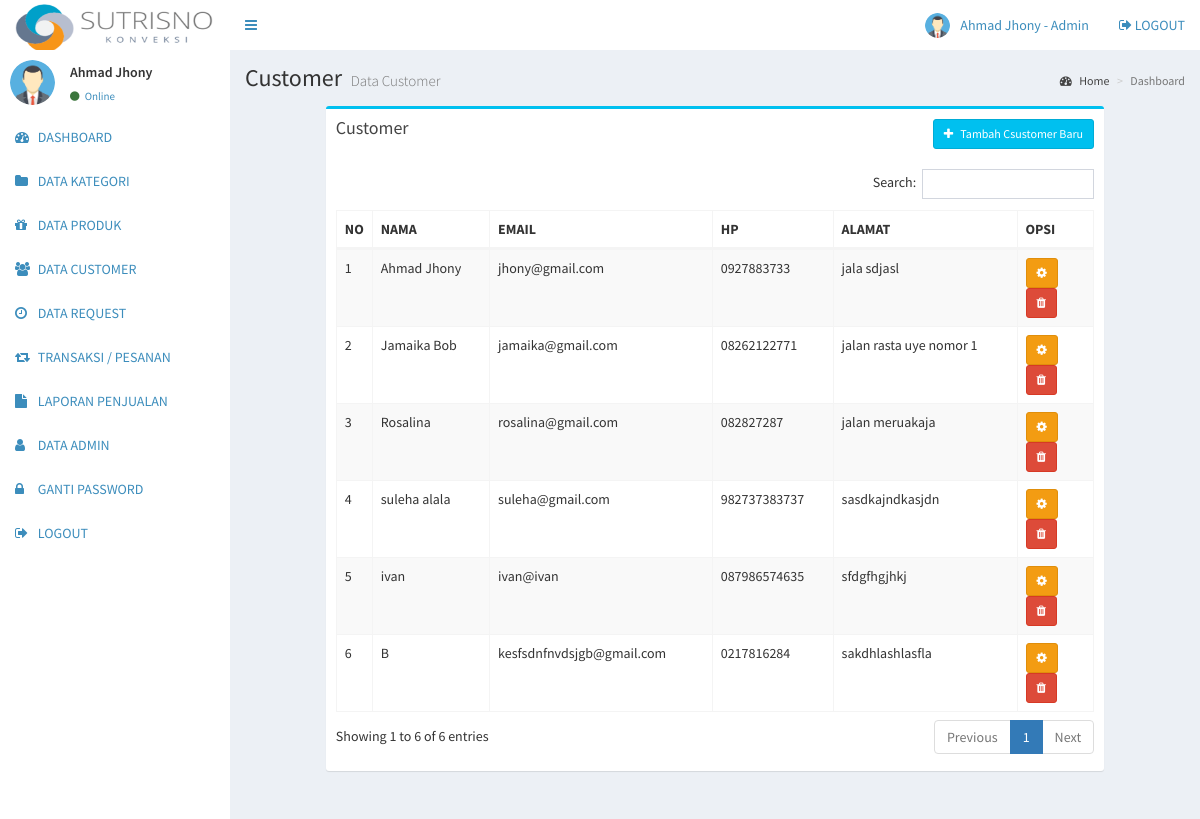
The page /admin/customer.php (signed in) on the database its author committed.
### tables this page shows
CREATE TABLE `customer` (
  `customer_id` int NOT NULL,
  `customer_nama` varchar(255) NOT NULL,
  `customer_email` varchar(255) NOT NULL,
  `customer_hp` varchar(20) NOT NULL,
  `customer_alamat` text NOT NULL,
  `customer_password` varchar(255) NOT NULL
);

### admin/customer.php (the view)
<?php include 'header.php'; ?>
<div class="content-wrapper">
  <section class="content-header">
    <h1>
      Customer
      <small>Data Customer</small>
    </h1>
    <ol class="breadcrumb">
      <li><a href="#"><i class="fa fa-dashboard"></i> Home</a></li>
      <li class="active">Dashboard</li>
    </ol>
  </section>
  <section class="content">
    <div class="row">
      <section class="col-lg-10 col-lg-offset-1">
        <div class="box box-info">
          <div class="box-header">
            <h3 class="box-title">Customer</h3>
            <a href="customer_tambah.php" class="btn btn-info btn-sm pull-right"><i class="fa fa-plus"></i> &nbsp Tambah Csustomer Baru</a>
          </div>
          <div class="box-body">
            <div class="table-responsive">
              <table class="table table-bordered table-striped" id="table-datatable">
                <thead>
                  <tr>
                    <th width="1%">NO</th>
                    <th>NAMA</th>
                    <th>EMAIL</th>
                    <th>HP</th>
                    <th>ALAMAT</th>
                    <th width="10%">OPSI</th>
                  </tr>
                </thead>
                <tbody>
                  <?php
                  include '../koneksi.php';
                  $no=1;
                  $data = mysqli_query($koneksi,"SELECT * FROM customer");
                  while($d = mysqli_fetch_array($data)){
                    ?>
                    <tr>
                      <td><?php echo $no++; ?></td>
                      <td><?php echo $d['customer_nama']; ?></td>
                      <td><?php echo $d['customer_email']; ?></td>
                      <td><?php echo $d['customer_hp']; ?></td>
                      <td><?php echo $d['customer_alamat']; ?></td>
                      <td>
                        <a class="btn btn-warning btn-sm" href="customer_edit.php?id=<?php echo $d['customer_id'] ?>"><i class="fa fa-cog"></i></a>
                        <a class="btn btn-danger btn-sm" href="customer_hapus_konfir.php?id=<?php echo $d['customer_id'] ?>"><i class="fa fa-trash"></i></a>
                      </td>
                    </tr>
                    <?php
                  }
                  ?>
                </tbody>
              </table>
            </div>
          </div>
        </div>
      </section>
    </div>
  </section>
</div>
<?php include 'footer.php'; ?>

### admin/header.php (shortened to what this page needs)
<!DOCTYPE html>
<html>
<head>
  <link rel="stylesheet" href="../assets/bower_components/bootstrap/dist/css/bootstrap.min.css">
  <link rel="stylesheet" href="../assets/bower_components/font-awesome/css/font-awesome.min.css">
  <link rel="stylesheet" href="../assets/bower_components/Ionicons/css/ionicons.min.css">
  <link rel="stylesheet" href="../assets/dist/css/AdminLTE.min.css">
  <link rel="stylesheet" href="../assets/bower_components/datatables.net-bs/css/dataTables.bootstrap.min.css">
  <link rel="stylesheet" href="../assets/dist/css/skins/_all-skins.min.css">
  <link rel="stylesheet" href="../assets/bower_components/morris.js/morris.css">
  <link rel="stylesheet" href="../assets/bower_components/jvectormap/jquery-jvectormap.css">
  <link rel="stylesheet" href="../assets/bower_components/bootstrap-datepicker/dist/css/bootstrap-datepicker.min.css">
  <link rel="stylesheet" href="../assets/bower_components/bootstrap-daterangepicker/daterangepicker.css">
  <link rel="stylesheet" href="../assets/plugins/bootstrap-wysihtml5/bootstrap3-wysihtml5.min.css">
  <?php
  include '../koneksi.php';
  ?>
</head>
<body class="hold-transition  sidebar-mini">
  <div class="wrapper">
    <header class="main-header">
      <a href="index.php" class="logo">
        <img src="../frontend/img/logokonveksi.png" width="200" height="50" alt="">
      </a>
      <nav class="navbar navbar-static-top">
        <a href="#" class="sidebar-toggle" data-toggle="push-menu" role="button">
        </a>
        <div class="navbar-custom-menu">
          <ul class="nav navbar-nav">
            <li class="dropdown user user-menu">
              <a href="#" class="dropdown-toggle" data-toggle="dropdown">
                <?php
                $id_admin = $_SESSION['id'];
                $profil = mysqli_query($koneksi,"select * from admin where admin_id='$id_admin'");
                $profil = mysqli_fetch_assoc($profil);
                if($profil['admin_foto'] == ""){
                  ?>
                  <img src="../gambar/sistem/user.png" class="user-image">
                <?php }else{ ?>
                  <img src="../gambar/user/<?php echo $profil['admin_foto'] ?>" class="user-image">
                <?php } ?>
                <span class="hidden-xs"><?php echo $_SESSION['nama']; ?> - Admin</span>
              </a>
            </li>
            <li>
              <a href="logout.php"><i class="fa fa-sign-out"></i> LOGOUT</a>
            </li>
          </ul>
        </div>
      </nav>
    </header>
    <aside class="main-sidebar">
      <section class="sidebar">
        <div class="user-panel">
          <div class="pull-left image">
            <?php
            $id = $_SESSION['id'];
            $profil = mysqli_query($koneksi,"select * from admin where admin_id='$id'");
            $profil = mysqli_fetch_assoc($profil);
            if($profil['admin_foto'] == ""){
              ?>
              <img src="../gambar/sistem/user.png" class="img-circle">
            <?php }else{ ?>
              <img src="../gambar/user/<?php echo $profil['admin_foto'] ?>" class="img-circle" style="max-height:45px">
            <?php } ?>
          </div>
          <div class="pull-left info">
            <p><?php echo $_SESSION['nama']; ?></p>
            <a href="#"><i class="fa fa-circle text-success"></i> Online</a>
          </div>
        </div>
        <ul class="sidebar-menu" data-widget="tree">
          <li>
            <a href="index.php">
              <i class="fa fa-dashboard"></i> <span>DASHBOARD</span>
            </a>
          </li>
          <li>
            <a href="kategori.php">
              <i class="fa fa-folder"></i> <span>DATA KATEGORI</span>
            </a>
          </li>
          <li>
            <a href="produk.php">
              <i class="fa fa-gift"></i> <span>DATA PRODUK</span>
            </a>
          </li>
          <li>
            <a href="customer.php">
              <i class="fa fa-users"></i> <span>DATA CUSTOMER</span>
            </a>
          </li>
          <li>
            <a href="request.php">
              <i class="fa fa-clock-o"></i> <span>DATA REQUEST</span>
            </a>
          </li>
           <li>
            <a href="transaksi.php">
              <i class="fa fa-retweet"></i> <span>TRANSAKSI / PESANAN</span>
            </a>
          </li>
          <li>
            <a href="laporan.php">
              <i class="fa fa-file"></i> <span>LAPORAN PENJUALAN</span>
            </a>
          </li>
          <li>
            <a href="admin.php">
              <i class="fa fa-user"></i> <span>DATA ADMIN</span>
            </a>
          </li>
          <li>
            <a href="gantipassword.php">
              <i class="fa fa-lock"></i> <span>GANTI PASSWORD</span>
            </a>
          </li>
          <li>
            <a href="logout.php">
              <i class="fa fa-sign-out"></i> <span>LOGOUT</span>
            </a>
          </li>
        </ul>
      </section>
    </aside>

### rows shown on the page
customer: customer_nama "Ahmad Jhony", customer_email "jhony@gmail.com", customer_hp "0927883733", customer_alamat "jala sdjasl"
customer: customer_nama "Jamaika Bob", customer_email "jamaika@gmail.com", customer_hp "08262122771", customer_alamat "jalan rasta uye nomor 1"
customer: customer_nama "Rosalina", customer_email "rosalina@gmail.com", customer_hp "082827287", customer_alamat "jalan meruakaja"
customer: customer_nama "suleha alala", customer_email "suleha@gmail.com", customer_hp "982737383737", customer_alamat "sasdkajndkasjdn"
customer: customer_nama "ivan", customer_email "ivan@ivan", customer_hp "087986574635", customer_alamat "sfdgfhgjhkj"
customer: customer_nama "B", customer_email "kesfsdnfnvdsjgb@gmail.com", customer_hp "0217816284", customer_alamat "sakdhlashlasfla"

### other values the page prints
$_SESSION['nama'] "Ahmad Jhony"
